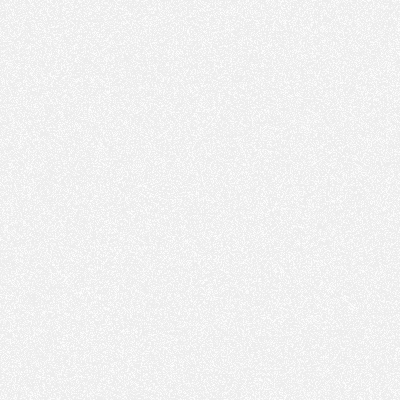
#> input picture assets/img/grain.png, 400 x 400 px
$ python extract_refs.py ../assets/img
#> lines starting #> are read from the running program, lines starting #| are printed output that depends on the picture
#!/usr/bin/env python3
"""
Measure the reference set, and turn what is measurable into tokens.

The references are other people's finished designs. Their photographs,
illustrations and cut-out objects are theirs and none of that is lifted
here. What this reads instead is the part that is arithmetic rather than
authorship:

  palette         the colours actually used, by area, after quantising
  ink coverage    what fraction of the sheet is dark
  contrast        how the tones are distributed, as percentiles
  grain           high-frequency energy, so a procedural grain can be
                  matched to the print rather than guessed at
  halftone pitch  the dominant spacing of the dot screen, where there
                  is one, found on the autocorrelation of a row strip

The output is a JSON of numbers. Numbers are not copyrightable, and a
palette regenerated from them is our own file — which is the difference
between learning from a reference and taking from one.

    python3 tools/extract_refs.py <dir> -o build/refs.json
"""

from __future__ import annotations

import argparse
import json
import pathlib
import sys
from collections import Counter

import numpy as np
from PIL import Image

# Long edge to work at. Big enough that a halftone screen survives,
# small enough that 29 files is a couple of seconds.
WORK = 900
# Quantise to this many colours before counting, so near-identical
# scanner noise does not read as thirty separate greys.
QUANT = 12


def load(path: pathlib.Path) -> Image.Image:
    im = Image.open(path).convert("RGB")
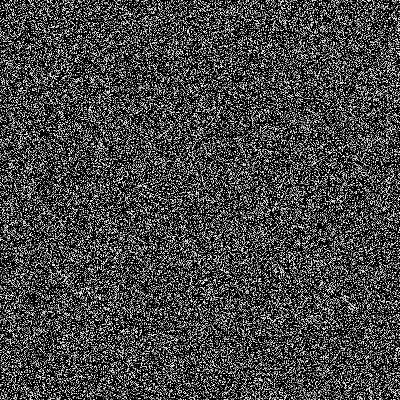
#> im: PIL image 400x400 RGB; min 3, max 239, mean 70.1
    scale = WORK / max(im.size)
#> scale = 2.25
    if scale < 1:
        im = im.resize((round(im.width * scale), round(im.height * scale)),
                       Image.LANCZOS)
    return im


def palette(im: Image.Image, n: int = QUANT) -> list[dict]:
    """Colours by the area they cover, largest first."""
    q = im.quantize(colors=n, method=Image.MEDIANCUT)
    pal = q.getpalette()[: n * 3]
    counts = Counter(q.get_flattened_data())
    total = sum(counts.values())
    out = []
    for idx, count in counts.most_common():
        r, g, b = pal[idx * 3: idx * 3 + 3]
        out.append({
            "hex": f"#{r:02X}{g:02X}{b:02X}",
            "share": round(count / total, 4),
            # luminance decides whether a colour can carry text
            "lum": round((0.2126 * r + 0.7152 * g + 0.0722 * b) / 255, 3),
        })
    return out


# [51 lines left out: functions relative_luminance, contrast_ratio, grain, halftone_pitch, not called in this run]


def measure(path: pathlib.Path) -> dict:
    im = load(path)
    a = np.asarray(im, dtype=np.float32) / 255.0
    g = 0.2126 * a[..., 0] + 0.7152 * a[..., 1] + 0.0722 * a[..., 2]

    pal = palette(im)
#> in palette, `pal = q.getpalette()[: n * 3]`: pal = [239, 239, 239, 195, 195, 195, 157, 157, 157, 121, 121, 121, 88, 88, 88, 55, 55, 55, 3, 3, 3]
    # the two colours most likely to be ground and mark
    ground = pal[0]["hex"]
    mark = max(pal[1:6], key=lambda c: contrast_ratio(ground, c["hex"]))["hex"]

    return {
        "file": path.name,
        "size": list(im.size),
        "palette": pal[:8],
        "ground": ground,
        "mark": mark,
        "ground_mark_contrast": round(contrast_ratio(ground, mark), 2),
        "ink_coverage": round(float((g < 0.35).mean()), 4),
        "blown_out": round(float((g > 0.95).mean()), 4),
        "contrast": {
            "p05": round(float(np.percentile(g, 5)), 3),
            "p50": round(float(np.percentile(g, 50)), 3),
            "p95": round(float(np.percentile(g, 95)), 3),
        },
        "grain": grain(g),
        "halftone_pitch": halftone_pitch(g),
        "saturation": round(float((a.max(-1) - a.min(-1)).mean()), 4),
    }


# [14 lines left out: function summarise, not called in this run]


def main() -> int:
    ap = argparse.ArgumentParser()
    ap.add_argument("directory")
    ap.add_argument("-o", "--out", default="build/refs.json")
    args = ap.parse_args()

    root = pathlib.Path(args.directory)
    files = sorted(
        p for p in root.iterdir()
        if p.suffix.lower() in {".jpg", ".jpeg", ".png", ".webp"}
    )
    if not files:
        print(f"no images in {root}", file=sys.stderr)
        return 1

    rows = [measure(p) for p in files]
    doc = {"summary": summarise(rows), "references": rows}

    out = pathlib.Path(args.out)
    out.parent.mkdir(parents=True, exist_ok=True)
    out.write_text(json.dumps(doc, indent=2) + "\n")

    s = doc["summary"]
    print(f"{s['count']} references -> {out}")
    print(f"  ink coverage      {s['ink_coverage_median']}")
    print(f"  saturation        {s['saturation_median']}")
    print(f"  grain sigma       {s['grain_sigma_median']}")
    print(f"  ground/mark ratio {s['ground_mark_contrast_median']}:1")
    print(f"  screened          {s['screened_share']:.0%}"
          f" (pitch {s['halftone_pitch_median']}px)")
    return 0


if __name__ == "__main__":
#> (the run stopped early here; a loop or call above may not have finished)
